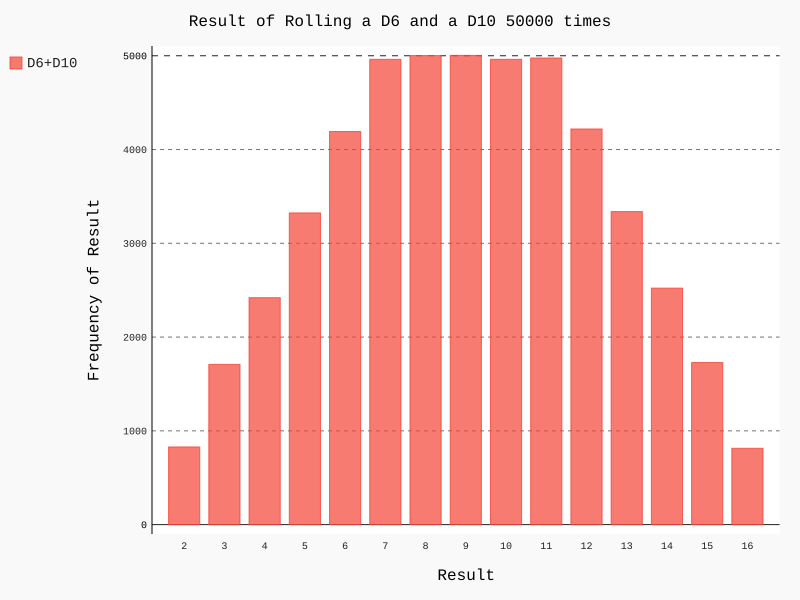

This chart was generated by the following Python code:
import pygal
from die import Die

# 创建两个D6
die_1=Die()
die_2=Die(10)

# 投掷骰子多次，将结果存储到列表中
results=[]
for roll_mun in range(50000):
    result=die_1.roll()+die_2.roll()
    results.append(result)
# 分析结果
frequencies=[]
for value in range(2,die_1.num_side+die_2.num_side+1):
    frequency=results.count(value)
    frequencies.append(frequency)
print(frequencies)
# 可视化结果
hist=pygal.Bar()

hist.title='Result of Rolling a D6 and a D10 50000 times'
hist.x_labels=[x for x in range(2,die_1.num_side+die_2.num_side+1)]
hist.x_title='Result'
hist.y_title='Frequency of Result'

hist.add('D6+D10',frequencies)
hist.render_to_file('different_dice.svg')
